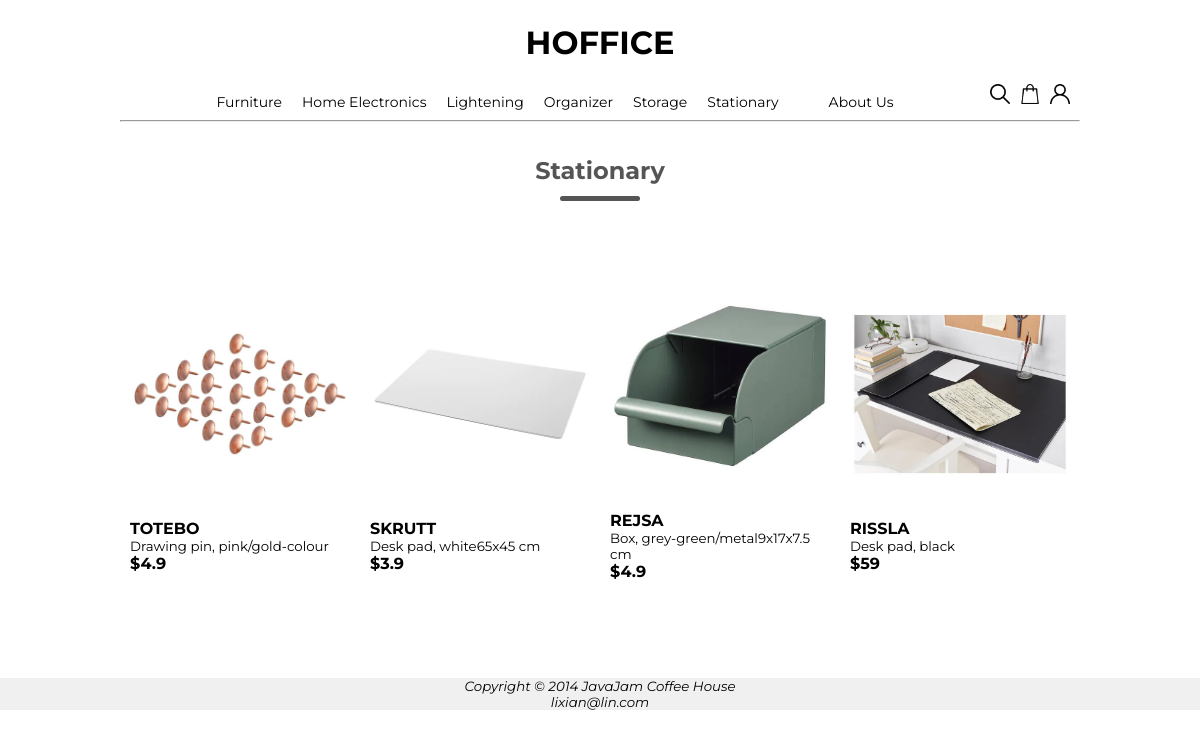
The page /stationary.php on the database its author committed.
### tables this page shows
create table if not exists image (
	img_id int unsigned not null auto_increment primary key,
	p_id int unsigned not null,
	img_dir char(30));

CREATE TABLE IF NOT EXISTS product (
    p_id INT UNSIGNED AUTO_INCREMENT PRIMARY KEY,
    p_name VARCHAR(30) NOT NULL,
    p_price DOUBLE NOT NULL,
    p_sht_desc VARCHAR(200) NOT NULL,
    p_lng_desc VARCHAR(500) NOT NULL
    );

### stationary.php (the view, shortened to what this page needs)
<?php
	include_once('connect.php');
	$query="SELECT f32ee.product.p_id, f32ee.product.p_name, f32ee.product.p_price, f32ee.product.p_sht_desc, f32ee.image.img_id,f32ee.image.img_dir
	FROM f32ee.product
	INNER JOIN image ON f32ee.product.p_id=f32ee.image.p_id
	WHERE f32ee.image.img_id like '6%0'";
	$result=$conn->query($query);
	$num_result = $result->num_rows;
?>
<html lang="en">
<head>
<link rel="stylesheet" href="css/style.css">
</head>
<body>
	<div class="header">
		<div class="inner-header">
			<div class = "logo-container">
				<h1><a href="index.html">HO<span>FFICE</span></a></h1>
			</div>
 			<div class="nav-bar">
				<ul class="navigation">
					<a href="furniture.php"><li>Furniture</li></a>
					<a href="home-electronics.php"><li>Home Electronics</li></a>
					<a href="lightening.php"><li>Lightening</li></a>
					<a href="organizer.php"><li>Organizer</li></a>
					<a href="storage.php"><li>Storage</li></a>
					<a href="stationary.php"><li>Stationary</li></a>
					<a href="aboutus.html"><li>About Us</li></a>
				</ul>
				<div class = "nav-user-center">
					<a href="login_signup.php"><img class = "icon" src="picture/user.png"></a>
					<a href=""><img class = "icon" src="picture/online-shopping.png"></a>
					<a href=""><img class = "icon" src="picture/search.png"></a>
				</div>
			</div>
		</div>
	</div>
	<hr>
	<br>
	<div class="section-title">
		<h2> Stationary</h2>
	</div>
	<div class = "products">
		<div class="row">
			<?php
				for($i=0; $i < $num_result; $i++){
					$row=$result->fetch_assoc();
			?>
					<div class="col-4">
						<a href="productDetails.html">
							<img class="product-img" src= "<?php echo $row['img_dir']; ?>">
							<h4><?php echo $row['p_name']; ?></h4>
							<small><?php echo $row['p_sht_desc']; ?></small>
							<h4>$<?php echo $row['p_price']; ?></h4>
						</a>
					</div>
				<?php
				}
				?>
		</div>
	</div>
	<br>
	<br>
	<br>
	<footer>
		<small><i>Copyright &copy; 2014 JavaJam Coffee House<br>
		<a href="mailto:lixian@lin.com">lixian@lin.com</a>
		</i></small>
	</footer>
</body>
</html>

### css/style.css (style rules this page uses)
* { margin: 0; padding: 0; list-style: none; text-decoration: none; box-sizing: border-box }
body { font-family: Montserrat, sans-serif; margin:0; }
img { vertical-align: middle; }
a { color: inherit; }
hr { width: 80%; margin: auto; min-width: 950px; }
.header { width: 100%; height: 120px; display: block; background-color: white; min-width: 950px; }
.inner-header { width: 80%; height: 100%; display: block; margin: 0 auto; }
.logo-container { height: 70%; display: table; margin: auto; }
.logo-container h1 { color: black; height: 100%; display: table-cell; vertical-align: middle; font-size: 32px; font-family: 'Montserrat'; }
.nav-user-center { display: table-cell; padding-right: 0px; vertical-align: middle; }
.icon { display: table-cell; float: right; width: 30px; height: 20px; padding-right: 10px; vertical-align: middle; }
.nav-bar { height: 30%; width: 100%; margin: auto; display: flex; justify-content: center; }
.navigation { margin: auto; display: flex; justify-content: center; }
.navigation a { height: 100%; display: inline-block; float: left; padding: 0px 10px; }
.navigation a li { display: inline-block; vertical-align: middle; height: 100%; color: black; font-family: 'Montserrat' ; font-size: 14px; }
.navigation a:last-child { padding-left:40px; }
.section-title { text-align: center; color: #555; line-height: 60px; position: relative; margin: 0 auto 20px; min-width: 100px; }
.section-title::after { content: ""; background: #555; width: 80px; height: 5px; border-radius: 5px; position: absolute; bottom: 0; left: 50%; transform: translateX(-50%); }
.categories, .products { width: 80%; display: flex; margin: auto; }
.row { display: flex; align-items: center; flex-wrap: wrap; justify-content: space-around; }
.col-4 { display: inline-block; flex-basis: 21%; margin: 40px 10px; transition: transform 0.5s; flex-grow: 1; }
.col-4 img { width: 100%; margin: 15px 0 15px 0; }
footer { background: #f1f0f0; clear: both; text-align: center; }

### rows shown on the page
image: img_dir (picture), p.p_name "TOTEBO", p.p_sht_desc "Drawing pin, pink/gold-colour", p.p_price "4.9"
image: img_dir (picture), p.p_name "SKRUTT", p.p_sht_desc "Desk pad, white65x45 cm", p.p_price "3.9"
image: img_dir (picture), p.p_name "REJSA", p.p_sht_desc "Box, grey-green/metal9x17x7.5 cm", p.p_price "4.9"
image: img_dir (picture), p.p_name "RISSLA", p.p_sht_desc "Desk pad, black", p.p_price "59"
